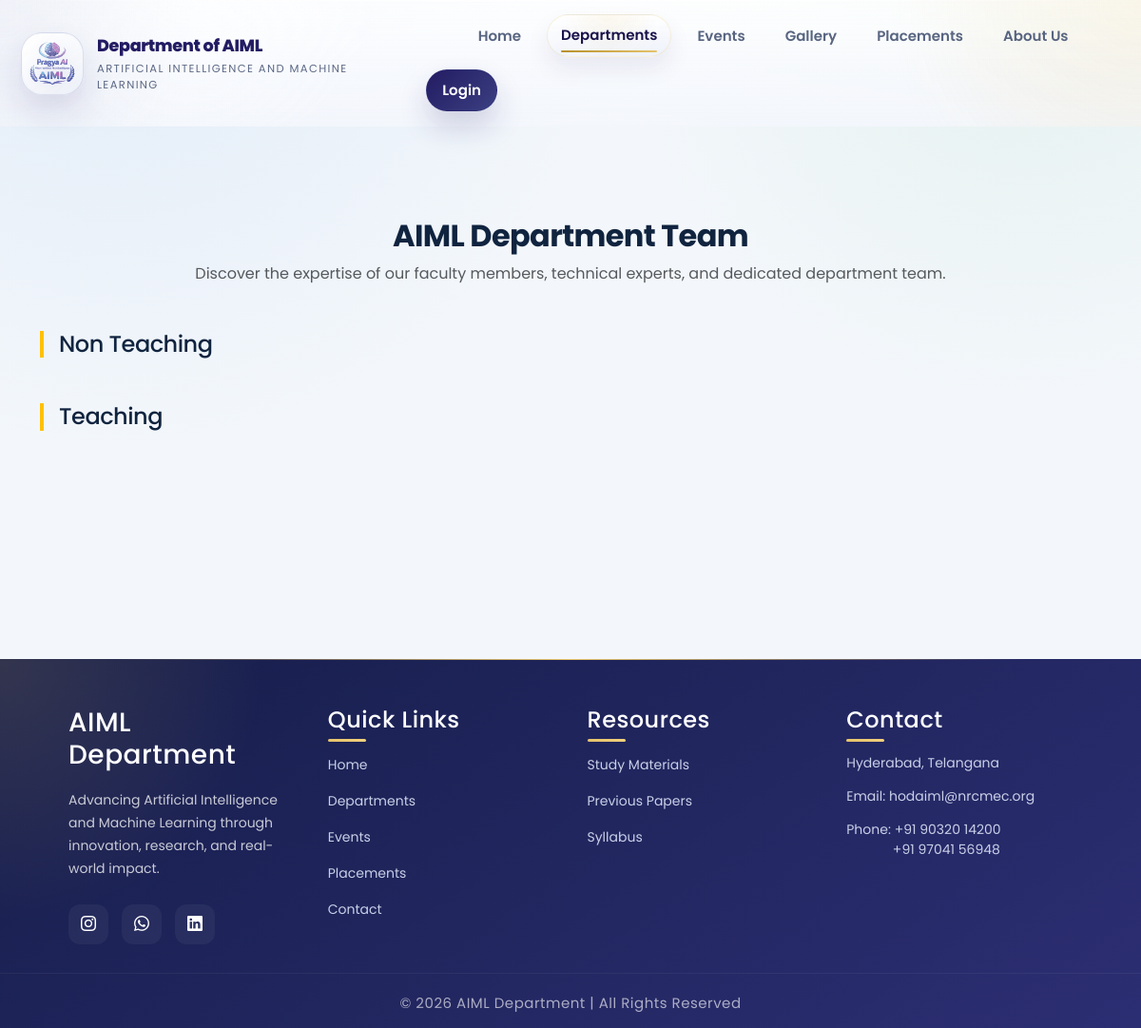
Before: /public/pages/department/department.php with the older database file.
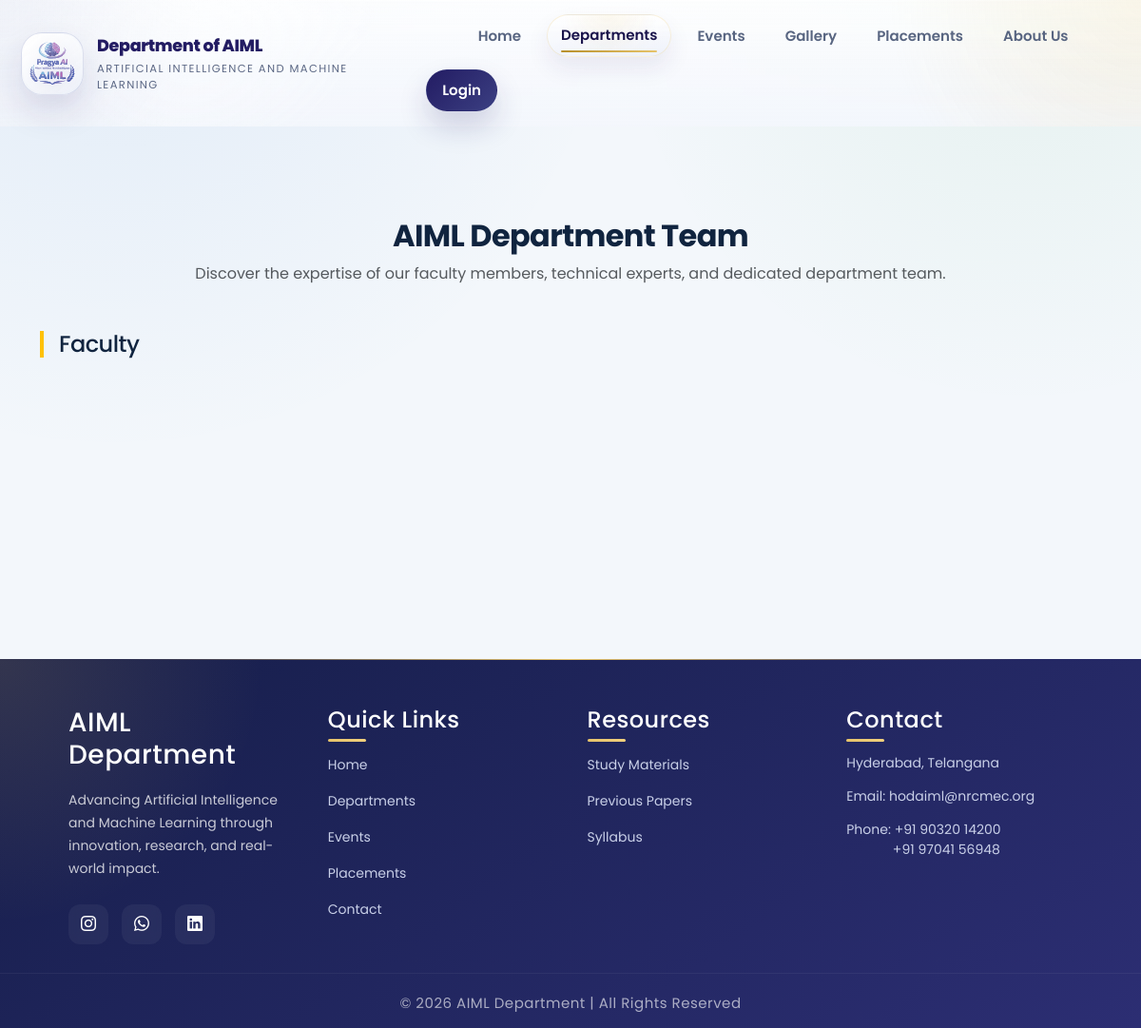
After: the same page with the newer database file.
### tables this page shows
CREATE TABLE `faculty_category` (
  `id` int(11) NOT NULL,
  `category_name` varchar(500) NOT NULL
);

### libraries/mysql.class.php (called while the page is built, shortened)
<?php
class DataBasePDO
{
	private static $hostname	=  DB_SERVER;
	private static $username	=  DB_USER;
	private static $password	=  DB_PASS;
	private static $dbname		=  DB_DATABASE;
	private static $instance 	= FALSE;
	private $db;
	public $fetch_mode 			= PDO::FETCH_ASSOC;
	private $last_statement		= NULL;
 	public function __construct($connect = true, $dataBase = null, $server = null,$userName = null, $passWord = null){
			$this->db = self::$instance;
 			return self::$instance;
 	}
	public function connectToDB(){
			$dns='mysql:host='.self::$hostname.';dbname='.self::$dbname;
	    	self::$instance = new PDO($dns, self::$username, self::$password);
	    	self::$instance->setAttribute(PDO::ATTR_ERRMODE, PDO::ERRMODE_EXCEPTION);
	    	self::$instance->setAttribute(PDO::ATTR_DEFAULT_FETCH_MODE, PDO::FETCH_ASSOC);
	    	$this->db = self::$instance;
	}
	public function executeQuery($sqlQuery = NULL){
			try {
				$this->affected_row = $this->db->exec($sqlQuery);
				return $this->affected_row;
			}
			catch (PDOException $e){
				$this->logDatabaseError($e);
				return false;
			}
	}
	public function getOnePrepared($sqlQuery = NULL, $params = array()){
			if (!$this->internalPreparedQuery($sqlQuery, $params)){
				return false;
			}
			$result = $this->last_statement->fetch();
			return $result;
	}
	public function getAllResults($sqlQuery = NULL){
			if (!$this->internalQuery($sqlQuery)){
				return array();
			}
			$result = $this->last_statement->fetchAll();
			return $result;
	}
	public function internalQuery($sqlQuery = NULL){
			try {
				$stmt = $this->db->query($sqlQuery);
				$stmt->setFetchMode($this->fetch_mode);
				$this->last_statement = $stmt;
				return TRUE;
			}
			catch (PDOException $e){
				$this->logDatabaseError($e);
				return false;
			}
	}
	public function internalPreparedQuery($sqlQuery = NULL, $params = array()){
			try {
				$stmt = $this->db->prepare($sqlQuery);
				$stmt->execute($params);
				$stmt->setFetchMode($this->fetch_mode);
				$this->last_statement = $stmt;
				return TRUE;
			}
			catch (PDOException $e){
				$this->logDatabaseError($e);
				return false;
			}
	}
}
?>

### libraries/functions.class.php (called while the page is built, shortened)
<?php
	include_once("mysql.class.php");
 	class DataFunctions {
 		public $dbObj;
 		public function __construct(){
 			$this->dbObj = new DataBasePDO();
			try { $this->ensureAdminSchema(); } catch (Exception $e) {}
			try { $this->ensureModernAuthSchema(); } catch (Exception $e) {}
			try { $this->ensureStaffAuthSchema(); } catch (Exception $e) {}
			try { $this->ensureEventSchema(); } catch (Exception $e) {}
 		}
	private function assertSafeIdentifier($identifier){
		$identifier = trim((string)$identifier);
		return $identifier;
	}
	private function ensureUsersAlumniFallbackSchema(){
		$usersTable = $this->assertSafeIdentifier(TB_USERS);
		$alumniIdx = $this->dbObj->getAllResults('SHOW INDEX FROM `'.$usersTable.'` WHERE Key_name = "idx_users_is_alumni"');
		if (empty($alumniIdx)) {
			$this->dbObj->executeQuery('CREATE INDEX `idx_users_is_alumni` ON `'.$usersTable.'` (`is_alumni`)');
		}
	}
	private function ensureUsersAcademicLifecycleSchema(){
		$usersTable = $this->assertSafeIdentifier(TB_USERS);
		try {
			$sectionColumn = $this->dbObj->getOnePrepared(
				"SELECT IS_NULLABLE, COLUMN_TYPE
				 FROM information_schema.COLUMNS
				 WHERE TABLE_SCHEMA = DATABASE()
				   AND TABLE_NAME = :table_name
				   AND COLUMN_NAME = 'section'
				 LIMIT 1",
				array(':table_name' => $usersTable)
			);
			if (!empty($sectionColumn)) {
				$columnType = trim((string)($sectionColumn['COLUMN_TYPE'] ?? 'varchar(10)'));
				$isNullable = strtoupper((string)($sectionColumn['IS_NULLABLE'] ?? 'NO'));
				if ($isNullable !== 'YES') {
					$this->dbObj->executeQuery("ALTER TABLE `".$usersTable."` MODIFY `section` ".$columnType." NULL DEFAULT NULL COMMENT 'section'");
				}
			}
		} catch (Exception $e) {}
		$userTypeIdx = $this->dbObj->getAllResults('SHOW INDEX FROM `'.$usersTable.'` WHERE Key_name = "idx_users_user_type"');
		if (empty($userTypeIdx)) {
			$this->dbObj->executeQuery('CREATE INDEX `idx_users_user_type` ON `'.$usersTable.'` (`user_type`)');
		}
		$passoutIdx = $this->dbObj->getAllResults('SHOW INDEX FROM `'.$usersTable.'` WHERE Key_name = "idx_users_passout_year"');
		if (empty($passoutIdx)) {
			$this->dbObj->executeQuery('CREATE INDEX `idx_users_passout_year` ON `'.$usersTable.'` (`passout_year`)');
		}
	}
	private function ensureUsersRoleSchema(){
		$usersTable = $this->assertSafeIdentifier(TB_USERS);
		if ($this->tableHasColumn($usersTable, 'role')) {
			$roleIdx = $this->dbObj->getAllResults('SHOW INDEX FROM `'.$usersTable.'` WHERE Key_name = "idx_users_role"');
			if (empty($roleIdx)) {
				$this->dbObj->executeQuery('CREATE INDEX `idx_users_role` ON `'.$usersTable.'` (`role`)');
			}
			return;
		}
		$this->dbObj->executeQuery("ALTER TABLE `".$usersTable."` ADD COLUMN `role` ENUM('student','alumni','admin') NOT NULL DEFAULT 'student'");
		$this->dbObj->executeQuery('CREATE INDEX `idx_users_role` ON `'.$usersTable.'` (`role`)');
	}
	private function ensureModernAuthSchema(){
		$this->ensureColumnDefinition(ADMIN_TABLE, 'last_access', "timestamp NULL DEFAULT NULL COMMENT 'customer login time and date is stored'");
		$this->ensureColumnDefinition(TB_USERS, 'password', "varchar(255) NOT NULL COMMENT 'user password is stored'");
		$this->ensureColumnDefinition(ADMIN_TABLE, 'password', "varchar(255) NOT NULL COMMENT 'customer password is stored'");
		$this->ensureColumnDefinition(TB_USERS, 'address', "varchar(255) NOT NULL COMMENT 'user address is stored'");
		$this->ensureColumnDefinition(ADMIN_TABLE, 'address', "varchar(255) NOT NULL COMMENT 'customer address is stored'");
	}
	private function ensureStaffAuthSchema(){
		$table = $this->assertSafeIdentifier(TB_STAFF);
		$idColumn = $this->dbObj->getOnePrepared(
			"SELECT COLUMN_KEY, EXTRA
			 FROM information_schema.COLUMNS
			 WHERE TABLE_SCHEMA = DATABASE()
			   AND TABLE_NAME = :table_name
			   AND COLUMN_NAME = 'id'
			 LIMIT 1",
			array(':table_name' => $table)
		);
		if (!empty($idColumn)) {
			$columnKey = strtoupper((string)($idColumn['COLUMN_KEY'] ?? ''));
			$extra = strtolower((string)($idColumn['EXTRA'] ?? ''));
			if ($columnKey === 'PRI' && strpos($extra, 'auto_increment') === false) {
				$this->dbObj->executeQuery('ALTER TABLE `'.$table.'` MODIFY `id` int(11) NOT NULL AUTO_INCREMENT');
			}
		}
		$columnCheck = $this->dbObj->getAllResults('SHOW COLUMNS FROM `'.$table.'` LIKE "password"');
		if (empty($columnCheck)) {
			$this->dbObj->executeQuery('ALTER TABLE `'.$table.'` ADD COLUMN `password` varchar(255) NOT NULL DEFAULT "" AFTER `e_mail`');
		} else {
			$this->ensureColumnDefinition($table, 'password', "varchar(255) NOT NULL DEFAULT ''");
		}
	}
	private function ensureAdminSchema(){
		$table = $this->assertSafeIdentifier(ADMIN_TABLE);
		try {
			$this->dbObj->executeQuery(
				"UPDATE `".$table."`
				 SET `last_access` = NULL
				 WHERE CAST(`last_access` AS CHAR(19)) = '0000-00-00 00:00:00'"
			);
		} catch (Exception $e) {}
		$this->ensureColumnDefinition($table, 'last_access', "timestamp NULL DEFAULT NULL COMMENT 'customer login time and date is stored'");
		$this->ensurePrimaryAutoIncrementId($table);
	}
	private function ensureAchievementsSchema(){
		$table = $this->assertSafeIdentifier(TB_ACHIEVEMENTS);
		$this->dbObj->executeQuery(
			'CREATE TABLE IF NOT EXISTS `'.$table.'` (
				`id` int(11) NOT NULL AUTO_INCREMENT,
				`category_id` tinyint(4) NOT NULL,
				`achievement_desc` blob NOT NULL,
				PRIMARY KEY (`id`)
			) ENGINE=InnoDB DEFAULT CHARSET=latin1'
		);
	}
	private function ensureGallerySchema(){
		$categoryTable = $this->assertSafeIdentifier(TB_GALLERY_CATEGORY);
		$createSql = "CREATE TABLE IF NOT EXISTS `".$categoryTable."` (
			`id` int(11) NOT NULL AUTO_INCREMENT,
			`category_name` varchar(500) NOT NULL,
			`linked_event_id` int(11) DEFAULT NULL,
			`sort_order` int(11) NOT NULL DEFAULT 0,
			`is_active` tinyint(4) NOT NULL DEFAULT 1,
			PRIMARY KEY (`id`)
		) ENGINE=InnoDB DEFAULT CHARSET=latin1";
		$this->dbObj->executeQuery($createSql);
	}
	private function ensureEventSchema(){
		$eventTypesTable = $this->assertSafeIdentifier(TB_EVENT_TYPES);
		$eventsTable = $this->assertSafeIdentifier(TB_EVENTS);
		$this->dbObj->executeQuery(
			'CREATE TABLE IF NOT EXISTS `'.$eventTypesTable.'` (
				`id` int(11) NOT NULL AUTO_INCREMENT,
				`event_type` varchar(255) NOT NULL,
				PRIMARY KEY (`id`)
			) ENGINE=InnoDB DEFAULT CHARSET=latin1'
		);
		$this->dbObj->executeQuery(
			'CREATE TABLE IF NOT EXISTS `'.$eventsTable.'` (
				`id` int(11) NOT NULL AUTO_INCREMENT,
				`event_type_id` int(11) NOT NULL DEFAULT 0,
				`event_name` varchar(255) NOT NULL DEFAULT \'\',
				`event_desc` text NOT NULL,
				`event_address` text NOT NULL,
				`event_date` date NOT NULL,
				`reg_frm_date` date NULL DEFAULT NULL,
				`reg_to_date` date NULL DEFAULT NULL,
				`is_registration` tinyint(1) NOT NULL DEFAULT 0,
				PRIMARY KEY (`id`)
			) ENGINE=InnoDB DEFAULT CHARSET=latin1'
		);
		$this->ensurePrimaryAutoIncrementId($eventTypesTable);
	}
	private function ensurePrimaryAutoIncrementId($table){
		$table = $this->assertSafeIdentifier($table);
		$idColumn = $this->dbObj->getOnePrepared(
			"SELECT COLUMN_KEY, EXTRA
			 FROM information_schema.COLUMNS
			 WHERE TABLE_SCHEMA = DATABASE()
			   AND TABLE_NAME = :table_name
			   AND COLUMN_NAME = 'id'
			 LIMIT 1",
			array(':table_name' => $table)
		);
		$columnKey = strtoupper((string)($idColumn['COLUMN_KEY'] ?? ''));
		$extra = strtolower((string)($idColumn['EXTRA'] ?? ''));
		if ($columnKey !== 'PRI') {
			$primaryKey = $this->dbObj->getAllResults('SHOW INDEX FROM `'.$table.'` WHERE Key_name = "PRIMARY"');
			if (empty($primaryKey)) {
				$this->dbObj->executeQuery('ALTER TABLE `'.$table.'` ADD PRIMARY KEY (`id`)');
			}
		}
		if (strpos($extra, 'auto_increment') === false) {
			$this->dbObj->executeQuery('ALTER TABLE `'.$table.'` MODIFY `id` int(11) NOT NULL AUTO_INCREMENT');
		}
	}
	private function ensureEventIndex($table, $indexName, $columnSql){
		$table = $this->assertSafeIdentifier($table);
		$indexName = $this->assertSafeIdentifier($indexName);
		$existing = $this->dbObj->getAllResults('SHOW INDEX FROM `'.$table.'` WHERE Key_name = "'.$indexName.'"');
		if (empty($existing)) {
			$this->dbObj->executeQuery('CREATE INDEX `'.$indexName.'` ON `'.$table.'` '.$columnSql);
		}
	}
	private function ensurePlacementsSchema(){
		$table = $this->assertSafeIdentifier(TB_PLACEMENTS);
		$statsTable = $this->assertSafeIdentifier(TB_PLACEMENT_STATS);
		$this->dbObj->executeQuery(
			'CREATE TABLE IF NOT EXISTS `'.$table.'` (
				`id` int(11) NOT NULL AUTO_INCREMENT,
				`category_id` tinyint(4) NOT NULL,
				`placement_desc` blob NOT NULL,
				PRIMARY KEY (`id`)
			) ENGINE=InnoDB DEFAULT CHARSET=latin1'
		);
		$this->dbObj->executeQuery(
			'CREATE TABLE IF NOT EXISTS `'.$statsTable.'` (
				`id` int(11) NOT NULL AUTO_INCREMENT,
				`students_placed` varchar(50) NOT NULL DEFAULT \'\',
				`companies_visited` varchar(50) NOT NULL DEFAULT \'\',
				`highest_package` varchar(50) NOT NULL DEFAULT \'\',
				`average_package` varchar(50) NOT NULL DEFAULT \'\',
				`updated_at` timestamp NOT NULL DEFAULT CURRENT_TIMESTAMP ON UPDATE CURRENT_TIMESTAMP,
				PRIMARY KEY (`id`)
			) ENGINE=InnoDB DEFAULT CHARSET=latin1'
		);
	}
	private function ensurePlacementIndex($table, $indexName, $columnSql){
		$table = $this->assertSafeIdentifier($table);
		$indexName = $this->assertSafeIdentifier($indexName);
		$existing = $this->dbObj->getAllResults('SHOW INDEX FROM `'.$table.'` WHERE Key_name = "'.$indexName.'"');
		if (empty($existing)) {
			$this->dbObj->executeQuery('CREATE INDEX `'.$indexName.'` ON `'.$table.'` '.$columnSql);
		}
	}
	private function tableHasColumn($table, $columnName){
		$table = $this->assertSafeIdentifier($table);
		$columnName = $this->assertSafeIdentifier($columnName);
		$result = $this->dbObj->getAllResults('SHOW COLUMNS FROM `'.$table.'` LIKE "'.$columnName.'"');
		return !empty($result);
	}
	private function ensureAcademicBatchSchema(){
		$subIdx = $this->dbObj->getAllResults('SHOW INDEX FROM `'.TB_SUBJECTS.'` WHERE Key_name = "idx_subject_batch_class"');
		if (empty($subIdx)) {
			$this->dbObj->executeQuery('CREATE INDEX `idx_subject_batch_class` ON `'.TB_SUBJECTS.'` (`batch_id`, `class_id`)');
		}
		$sylIdx = $this->dbObj->getAllResults('SHOW INDEX FROM `'.TB_SYLLABUS.'` WHERE Key_name = "idx_syllabus_batch_class"');
		if (empty($sylIdx)) {
			$this->dbObj->executeQuery('CREATE INDEX `idx_syllabus_batch_class` ON `'.TB_SYLLABUS.'` (`batch_id`, `class_id`)');
		}
	}
	private function ensureColumnDefinition($table, $columnName, $definition){
		$table = $this->assertSafeIdentifier($table);
		$columnName = $this->assertSafeIdentifier($columnName);
		$definition = trim((string)$definition);
		$checkSql = "SELECT COLUMN_TYPE, IS_NULLABLE, COLUMN_DEFAULT
					 FROM information_schema.COLUMNS
					 WHERE TABLE_SCHEMA = DATABASE()
					   AND TABLE_NAME = :table_name
					   AND COLUMN_NAME = :column_name
					 LIMIT 1";
		$result = $this->dbObj->getOnePrepared($checkSql, array(
			':table_name' => $table,
			':column_name' => $columnName
		));
		$currentType = strtolower((string)($result['COLUMN_TYPE'] ?? ''));
		if ($columnName === 'password' && strpos($currentType, 'varchar(255)') !== false) {
			return;
		}
		if ($columnName === 'address' && preg_match('/varchar\((\d+)\)/', $currentType, $matches) && (int)$matches[1] >= 255) {
			return;
		}
		$alterSql = "ALTER TABLE `".$table."` MODIFY `".$columnName."` ".$definition;
		$this->dbObj->executeQuery($alterSql);
	}
}

### public/pages/department/department.php (the view, shortened to what the changed rows need)
<?php
include_once(INCLUDES_PATH . '/header.php');
require_once(LIB_PATH . '/functions.class.php');
$fcObj = new DataFunctions();
$tbStaffCateg = TB_STAFF_CATEGORY;
$staffCateg   = $fcObj->getStaffCategories($tbStaffCateg);
$categoryCnt  = sizeof($staffCateg);
?>
<div class="container my-5">
    <div class="text-center mb-5">
        <h2 class="fw-bold">AIML Department Team</h2>
    </div>
    <?php for($j=0; $j < $categoryCnt; $j++) { ?>
        <div class="mb-5">
            <h4 class="mb-4 border-start border-4 border-warning ps-3">
                <?php echo $staffCateg[$j]['category_name']; ?>
            </h4>
        </div>
    <?php } ?>
</div>
<?php include_once(INCLUDES_PATH . '/footer.php'); ?>

Changed rows visible on the page:
removed faculty_category: category_name "Non Teaching"
changed faculty_category: category_name "Teaching" → "Faculty"
